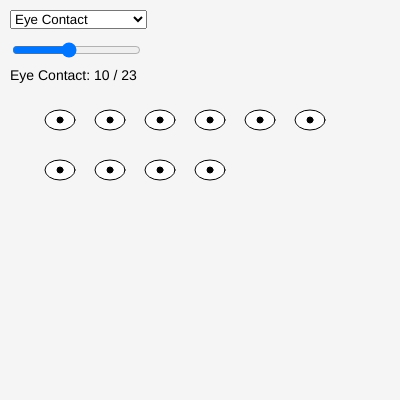
Frame 1 (no input)
Frame 60 (no input): identical to frame 1, image omitted
Frame 120 (the mouse pressed at the canvas centre since frame 60): identical to frame 1, image omitted

The p5.js sketch that drew this single still picture (run headless with seeded random() and noise() and a simulated clock; from frame 60 on, the mouse is pressed at the canvas centre):

// p5.js sketch
// ── sketch.js
let data;
let selector;
let slider;

function setup() {
  createCanvas(400, 400);
  
  data = {
    "Eye Contact": 23,
    "Cried": 2,
    "Hugs": 15,
    "Sewing Thoughts": 8,
    "Liked Others' Items": 12
  };
  
  // Dropdown
  selector = createSelect();
  selector.position(10, 10);
  for (let key in data) {
    selector.option(key);
  }
  
  // Slider (controls how many appear)
  slider = createSlider(0, 23, 10);
  slider.position(10, 40);
}

function draw() {
  background(245);
  
  let choice = selector.value();
  let maxAmount = data[choice];
  let amount = min(slider.value(), maxAmount);
  
  // Title
  fill(0);
  textSize(14);
  text(choice + ": " + amount + " / " + maxAmount, 10, 80);
  
  // Draw shapes in a loose grid
  for (let i = 0; i < amount; i++) {
    let x = 60 + (i % 6) * 50;
    let y = 120 + floor(i / 6) * 50;
    
    drawShape(choice, x, y);
  }
}

// Different visuals for each data type
function drawShape(type, x, y) {
  push();
  translate(x, y);
  
  if (type === "Eye Contact") {
    fill(255);
    ellipse(0, 0, 30, 20);
    fill(0);
    ellipse(0, 0, 6, 6);
    
  } else if (type === "Cried") {
    fill(100, 150, 255);
    ellipse(0, 0, 10, 20); // tear
    
  } else if (type === "Hugs") {
    fill(255, 150, 150);
    ellipse(0, 0, 20, 20); // soft circle (warmth)
    
  } else if (type === "Sewing Thoughts") {
    fill(200);
    rect(-5, -5, 10, 10); // simple square (idea/block)
    
  } else if (type === "Liked Others' Items") {
    fill(255, 200, 0);
    triangle(-8, 8, 8, 8, 0, -8); // spark/inspiration
  }
  
  pop();
}
